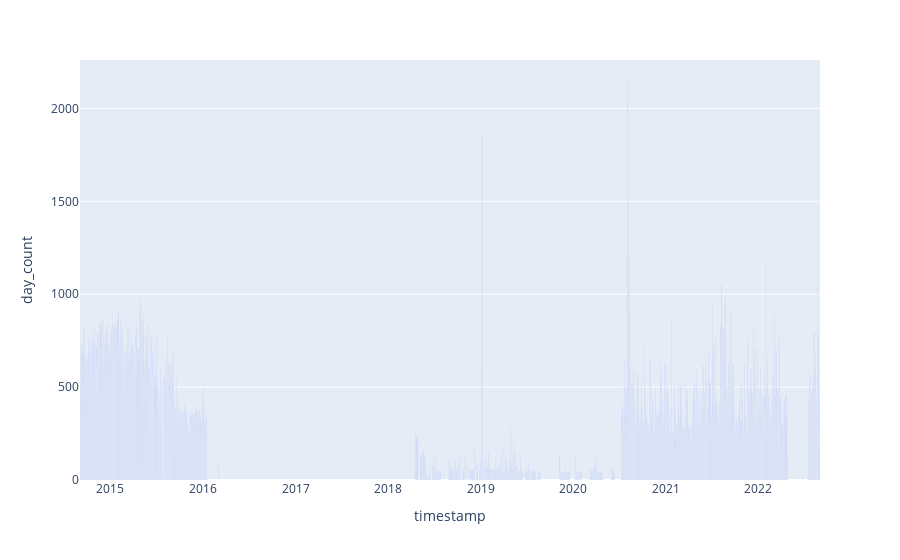

Source (notebook cell):
### Code cell
import plotly.express as px

fig = px.bar(counts, x='timestamp', y='day_count')
fig.show()

### Figure 1 — Plotly figure (JSON) as saved in the notebook; plotly's stock layout.template omitted (floating-point values rounded to 4 significant figures; data arrays with more than 128 entries replaced by an {"elided": "..."} marker saying what was removed)
{"data": [{"alignmentgroup": "True", "hovertemplate": "timestamp=%{x}<br>day_count=%{y}<extra></extra>", "legendgroup": "", "marker": {"color": "#636efa", "pattern": {"shape": ""}}, "name": "", "offsetgroup": "", "orientation": "v", "showlegend": false, "textposition": "auto", "type": "bar", "x": {"elided": "1652 str values"}, "xaxis": "x", "y": {"elided": "1652 int values"}, "yaxis": "y"}], "layout": {"barmode": "relative", "legend": {"tracegroupgap": 0}, "margin": {"t": 60}, "xaxis": {"anchor": "y", "domain": [0, 1], "title": {"text": "timestamp"}}, "yaxis": {"anchor": "x", "domain": [0, 1], "title": {"text": "day_count"}}}}
